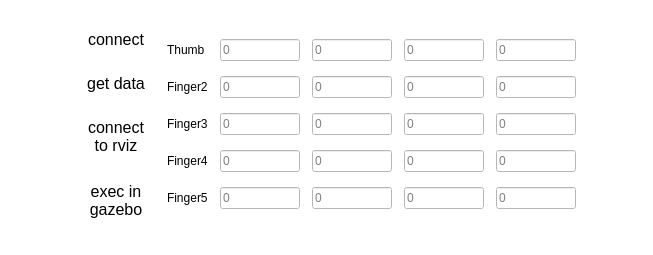
<?xml version="1.0" encoding="UTF-8"?>
<ui version="4.0">
 <class>Dialog</class>
 <widget class="QDialog" name="Dialog">
  <property name="geometry">
   <rect>
    <x>0</x>
    <y>0</y>
    <width>653</width>
    <height>255</height>
   </rect>
  </property>
  <property name="windowTitle">
   <string>Cyber Glove</string>
  </property>
  <property name="styleSheet">
   <string notr="true">background:white</string>
  </property>
  <layout class="QHBoxLayout" name="horizontalLayout">
   <item>
    <widget class="QWidget" name="widget" native="true">
     <property name="styleSheet">
      <string notr="true">QPushButton{border:none; font-size:16px;}
QPushButton:hover{font-weight:600; border-left:2px solid red;}</string>
     </property>
     <layout class="QHBoxLayout" name="horizontalLayout_2">
      <property name="spacing">
       <number>6</number>
      </property>
      <property name="leftMargin">
       <number>0</number>
      </property>
      <property name="topMargin">
       <number>0</number>
      </property>
      <property name="rightMargin">
       <number>0</number>
      </property>
      <property name="bottomMargin">
       <number>0</number>
      </property>
      <item>
       <layout class="QGridLayout" name="gridLayout_2">
        <property name="horizontalSpacing">
         <number>6</number>
        </property>
        <item row="0" column="0">
         <widget class="QPushButton" name="pushButton_connect">
          <property name="minimumSize">
           <size>
            <width>90</width>
            <height>0</height>
           </size>
          </property>
          <property name="maximumSize">
           <size>
            <width>90</width>
            <height>16777215</height>
           </size>
          </property>
          <property name="styleSheet">
           <string notr="true"/>
          </property>
          <property name="text">
           <string>connect</string>
          </property>
         </widget>
        </item>
        <item row="0" column="1" rowspan="4">
         <layout class="QGridLayout" name="gridLayout">
          <property name="rightMargin">
           <number>6</number>
          </property>
          <property name="horizontalSpacing">
           <number>12</number>
          </property>
          <item row="4" column="2">
           <widget class="QLineEdit" name="lineEdit_f5_1">
            <property name="minimumSize">
             <size>
              <width>80</width>
              <height>0</height>
             </size>
            </property>
            <property name="maximumSize">
             <size>
              <width>60</width>
              <height>16777215</height>
             </size>
            </property>
            <property name="placeholderText">
             <string>0</string>
            </property>
           </widget>
          </item>
          <item row="4" column="4">
           <widget class="QLineEdit" name="lineEdit_f5_3">
            <property name="minimumSize">
             <size>
              <width>80</width>
              <height>0</height>
             </size>
            </property>
            <property name="maximumSize">
             <size>
              <width>60</width>
              <height>16777215</height>
             </size>
            </property>
            <property name="placeholderText">
             <string>0</string>
            </property>
           </widget>
          </item>
          <item row="2" column="4">
           <widget class="QLineEdit" name="lineEdit_f3_3">
            <property name="minimumSize">
             <size>
              <width>80</width>
              <height>0</height>
             </size>
            </property>
            <property name="maximumSize">
             <size>
              <width>60</width>
              <height>16777215</height>
             </size>
            </property>
            <property name="placeholderText">
             <string>0</string>
            </property>
           </widget>
          </item>
          <item row="3" column="1">
           <widget class="QLineEdit" name="lineEdit_f4_0">
            <property name="minimumSize">
             <size>
              <width>80</width>
              <height>0</height>
             </size>
            </property>
            <property name="maximumSize">
             <size>
              <width>60</width>
              <height>16777215</height>
             </size>
            </property>
            <property name="placeholderText">
             <string>0</string>
            </property>
           </widget>
          </item>
          <item row="1" column="4">
           <widget class="QLineEdit" name="lineEdit_f2_3">
            <property name="minimumSize">
             <size>
              <width>80</width>
              <height>0</height>
             </size>
            </property>
            <property name="maximumSize">
             <size>
              <width>60</width>
              <height>16777215</height>
             </size>
            </property>
            <property name="placeholderText">
             <string>0</string>
            </property>
           </widget>
          </item>
          <item row="3" column="3">
           <widget class="QLineEdit" name="lineEdit_f4_2">
            <property name="minimumSize">
             <size>
              <width>80</width>
              <height>0</height>
             </size>
            </property>
            <property name="maximumSize">
             <size>
              <width>60</width>
              <height>16777215</height>
             </size>
            </property>
            <property name="placeholderText">
             <string>0</string>
            </property>
           </widget>
          </item>
          <item row="2" column="2">
           <widget class="QLineEdit" name="lineEdit_f3_1">
            <property name="minimumSize">
             <size>
              <width>80</width>
              <height>0</height>
             </size>
            </property>
            <property name="maximumSize">
             <size>
              <width>60</width>
              <height>16777215</height>
             </size>
            </property>
            <property name="placeholderText">
             <string>0</string>
            </property>
           </widget>
          </item>
          <item row="2" column="1">
           <widget class="QLineEdit" name="lineEdit_f3_0">
            <property name="minimumSize">
             <size>
              <width>80</width>
              <height>0</height>
             </size>
            </property>
            <property name="maximumSize">
             <size>
              <width>60</width>
              <height>16777215</height>
             </size>
            </property>
            <property name="placeholderText">
             <string>0</string>
            </property>
           </widget>
          </item>
          <item row="1" column="1">
           <widget class="QLineEdit" name="lineEdit_f2_0">
            <property name="minimumSize">
             <size>
              <width>80</width>
              <height>0</height>
             </size>
            </property>
            <property name="maximumSize">
             <size>
              <width>60</width>
              <height>16777215</height>
             </size>
            </property>
            <property name="placeholderText">
             <string>0</string>
            </property>
           </widget>
          </item>
          <item row="3" column="4">
           <widget class="QLineEdit" name="lineEdit_f4_3">
            <property name="minimumSize">
             <size>
              <width>80</width>
              <height>0</height>
             </size>
            </property>
            <property name="maximumSize">
             <size>
              <width>60</width>
              <height>16777215</height>
             </size>
            </property>
            <property name="placeholderText">
             <string>0</string>
            </property>
           </widget>
          </item>
          <item row="2" column="3">
           <widget class="QLineEdit" name="lineEdit_f3_2">
            <property name="minimumSize">
             <size>
              <width>80</width>
              <height>0</height>
             </size>
            </property>
            <property name="maximumSize">
             <size>
              <width>60</width>
              <height>16777215</height>
             </size>
            </property>
            <property name="placeholderText">
             <string>0</string>
            </property>
           </widget>
          </item>
          <item row="4" column="3">
           <widget class="QLineEdit" name="lineEdit_f5_2">
            <property name="minimumSize">
             <size>
              <width>80</width>
              <height>0</height>
             </size>
            </property>
            <property name="maximumSize">
             <size>
              <width>60</width>
              <height>16777215</height>
             </size>
            </property>
            <property name="placeholderText">
             <string>0</string>
            </property>
           </widget>
          </item>
          <item row="4" column="1">
           <widget class="QLineEdit" name="lineEdit_f5_0">
            <property name="minimumSize">
             <size>
              <width>80</width>
              <height>0</height>
             </size>
            </property>
            <property name="maximumSize">
             <size>
              <width>60</width>
              <height>16777215</height>
             </size>
            </property>
            <property name="placeholderText">
             <string>0</string>
            </property>
           </widget>
          </item>
          <item row="1" column="2">
           <widget class="QLineEdit" name="lineEdit_f2_1">
            <property name="minimumSize">
             <size>
              <width>80</width>
              <height>0</height>
             </size>
            </property>
            <property name="maximumSize">
             <size>
              <width>60</width>
              <height>16777215</height>
             </size>
            </property>
            <property name="placeholderText">
             <string>0</string>
            </property>
           </widget>
          </item>
          <item row="3" column="2">
           <widget class="QLineEdit" name="lineEdit_f4_1">
            <property name="minimumSize">
             <size>
              <width>80</width>
              <height>0</height>
             </size>
            </property>
            <property name="maximumSize">
             <size>
              <width>60</width>
              <height>16777215</height>
             </size>
            </property>
            <property name="placeholderText">
             <string>0</string>
            </property>
           </widget>
          </item>
          <item row="1" column="3">
           <widget class="QLineEdit" name="lineEdit_f2_2">
            <property name="minimumSize">
             <size>
              <width>80</width>
              <height>0</height>
             </size>
            </property>
            <property name="maximumSize">
             <size>
              <width>60</width>
              <height>16777215</height>
             </size>
            </property>
            <property name="placeholderText">
             <string>0</string>
            </property>
           </widget>
          </item>
          <item row="0" column="2">
           <widget class="QLineEdit" name="lineEdit_f1_1">
            <property name="minimumSize">
             <size>
              <width>80</width>
              <height>0</height>
             </size>
            </property>
            <property name="maximumSize">
             <size>
              <width>60</width>
              <height>16777215</height>
             </size>
            </property>
            <property name="placeholderText">
             <string>0</string>
            </property>
           </widget>
          </item>
          <item row="0" column="3">
           <widget class="QLineEdit" name="lineEdit_f1_2">
            <property name="minimumSize">
             <size>
              <width>80</width>
              <height>0</height>
             </size>
            </property>
            <property name="maximumSize">
             <size>
              <width>60</width>
              <height>16777215</height>
             </size>
            </property>
            <property name="placeholderText">
             <string>0</string>
            </property>
           </widget>
          </item>
          <item row="0" column="4">
           <widget class="QLineEdit" name="lineEdit_f1_3">
            <property name="minimumSize">
             <size>
              <width>80</width>
              <height>0</height>
             </size>
            </property>
            <property name="maximumSize">
             <size>
              <width>60</width>
              <height>16777215</height>
             </size>
            </property>
            <property name="placeholderText">
             <string>0</string>
            </property>
           </widget>
          </item>
          <item row="0" column="1">
           <widget class="QLineEdit" name="lineEdit_f1_0">
            <property name="minimumSize">
             <size>
              <width>80</width>
              <height>0</height>
             </size>
            </property>
            <property name="maximumSize">
             <size>
              <width>60</width>
              <height>16777215</height>
             </size>
            </property>
            <property name="placeholderText">
             <string>0</string>
            </property>
           </widget>
          </item>
          <item row="0" column="0">
           <widget class="QLabel" name="label">
            <property name="maximumSize">
             <size>
              <width>45</width>
              <height>16777215</height>
             </size>
            </property>
            <property name="text">
             <string>Thumb</string>
            </property>
           </widget>
          </item>
          <item row="1" column="0">
           <widget class="QLabel" name="label_2">
            <property name="maximumSize">
             <size>
              <width>45</width>
              <height>16777215</height>
             </size>
            </property>
            <property name="text">
             <string>Finger2</string>
            </property>
           </widget>
          </item>
          <item row="2" column="0">
           <widget class="QLabel" name="label_3">
            <property name="maximumSize">
             <size>
              <width>45</width>
              <height>16777215</height>
             </size>
            </property>
            <property name="text">
             <string>Finger3</string>
            </property>
           </widget>
          </item>
          <item row="3" column="0">
           <widget class="QLabel" name="label_4">
            <property name="maximumSize">
             <size>
              <width>45</width>
              <height>16777215</height>
             </size>
            </property>
            <property name="text">
             <string>Finger4</string>
            </property>
           </widget>
          </item>
          <item row="4" column="0">
           <widget class="QLabel" name="label_5">
            <property name="maximumSize">
             <size>
              <width>45</width>
              <height>16777215</height>
             </size>
            </property>
            <property name="text">
             <string>Finger5</string>
            </property>
           </widget>
          </item>
         </layout>
        </item>
        <item row="2" column="0">
         <widget class="QPushButton" name="pushButton_connect_to_rviz">
          <property name="styleSheet">
           <string notr="true"/>
          </property>
          <property name="text">
           <string>connect 
to rviz</string>
          </property>
         </widget>
        </item>
        <item row="3" column="0">
         <widget class="QPushButton" name="pushButton_connect_to_gazebo">
          <property name="styleSheet">
           <string notr="true"/>
          </property>
          <property name="text">
           <string>exec in
gazebo</string>
          </property>
         </widget>
        </item>
        <item row="1" column="0">
         <widget class="QPushButton" name="pushButton_get_data">
          <property name="text">
           <string>get data</string>
          </property>
         </widget>
        </item>
       </layout>
      </item>
     </layout>
    </widget>
   </item>
  </layout>
 </widget>
 <resources/>
 <connections>
  <connection>
   <sender>pushButton_connect</sender>
   <signal>clicked()</signal>
   <receiver>Dialog</receiver>
   <slot>connect()</slot>
   <hints>
    <hint type="sourcelabel">
     <x>64</x>
     <y>39</y>
    </hint>
    <hint type="destinationlabel">
     <x>6</x>
     <y>3</y>
    </hint>
   </hints>
  </connection>
  <connection>
   <sender>pushButton_connect_to_rviz</sender>
   <signal>clicked()</signal>
   <receiver>Dialog</receiver>
   <slot>connect_to_rviz()</slot>
   <hints>
    <hint type="sourcelabel">
     <x>39</x>
     <y>124</y>
    </hint>
    <hint type="destinationlabel">
     <x>2</x>
     <y>92</y>
    </hint>
   </hints>
  </connection>
  <connection>
   <sender>pushButton_connect_to_gazebo</sender>
   <signal>clicked()</signal>
   <receiver>Dialog</receiver>
   <slot>connect_to_gazebo()</slot>
   <hints>
    <hint type="sourcelabel">
     <x>55</x>
     <y>187</y>
    </hint>
    <hint type="destinationlabel">
     <x>4</x>
     <y>171</y>
    </hint>
   </hints>
  </connection>
  <connection>
   <sender>pushButton_get_data</sender>
   <signal>clicked()</signal>
   <receiver>Dialog</receiver>
   <slot>get_data()</slot>
   <hints>
    <hint type="sourcelabel">
     <x>44</x>
     <y>85</y>
    </hint>
    <hint type="destinationlabel">
     <x>-2</x>
     <y>57</y>
    </hint>
   </hints>
  </connection>
 </connections>
 <slots>
  <slot>connect()</slot>
  <slot>connect_to_rviz()</slot>
  <slot>connect_to_gazebo()</slot>
  <slot>get_data()</slot>
 </slots>
</ui>
